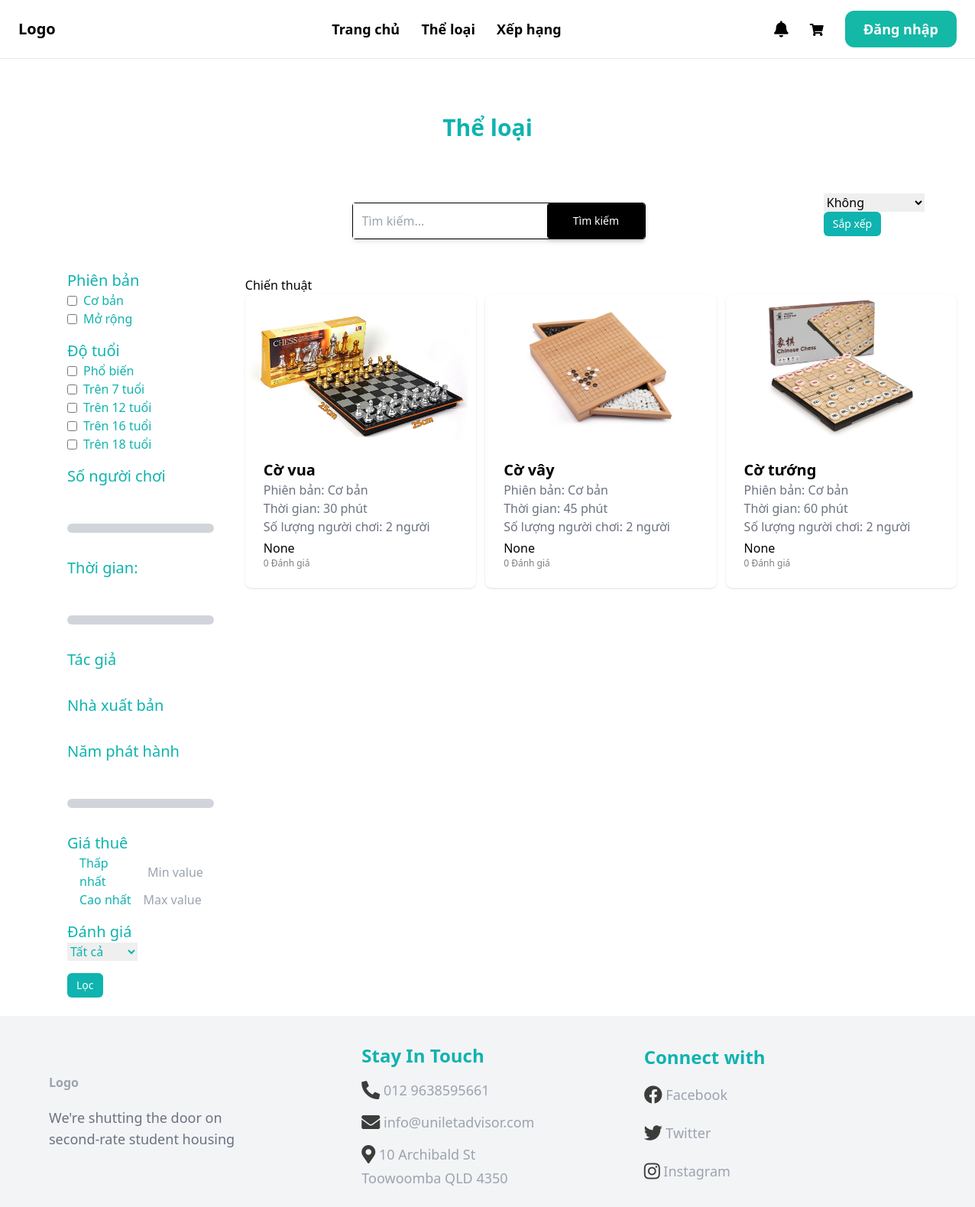
Page /category/cat56/ on the committed database.
### boardgame/models.py (models this page shows, shortened)
class Version(models.Model):
    title = models.CharField(max_length=100, default=None)
    vid = ShortUUIDField(unique=True, primary_key=True, prefix="ver", alphabet='1234567890', length=2, max_length=6)
    description = models.TextField(null=True, blank=True)
    class Meta:
        verbose_name_plural = 'Version'
    def __str__(self):
        return self.title

class Boardgame(models.Model):
    AGE_RATINGS = (
        ('G', 'Phổ biến'),
        ('7+', 'Trên 7 tuổi'),
        ('12+', 'Trên 12 tuổi'),
        ('16+', 'Trên 16 tuổi'),
        ('18+', 'Trên 18 tuổi'),
    )
    STATUS_BG = (
        ('out_of_stock', 'Boardgame này đã hết'),
        ('stocking', 'Boardgame này vẫn còn'),
    )
    bgid = ShortUUIDField(unique=True, primary_key=True, prefix="bg", alphabet='1234567890', length=2, max_length=6)
    user = models.ForeignKey(User, on_delete=models.SET_NULL, null=True)
    date = models.DateTimeField(default=timezone.now)
    category= models.ForeignKey(Category, on_delete=models.SET_NULL, null=True)
    version = models.ForeignKey(Version, on_delete=models.SET_NULL, null=True)
    title = models.CharField(max_length=100)
    image = models.ImageField(upload_to="user_directory_path")
    description = models.TextField(null=True, blank=True, default="This is the boardgame")
    rule = models.TextField(null=True, blank=True, default="This is rule for boardgame")
    age_rating = models.CharField(choices=AGE_RATINGS, max_length=5, default="G")
    people = models.IntegerField()
    play_time = models.IntegerField()
    price = models.DecimalField(max_digits=99999999999999, decimal_places=2)
    author = models.ForeignKey(Author, on_delete=models.SET_NULL, null=True, blank=True)
    producer = models.ForeignKey(Producer, on_delete=models.SET_NULL, null=True, blank=True)
    publication_year = models.IntegerField(default="2000")
    boardgame_status = models.CharField(choices=STATUS_BG, max_length=20, default="out_of_stock")
    in_stock = models.PositiveIntegerField(default=0)
    order = models.PositiveIntegerField(default=0)
    rental = models.PositiveIntegerField(default=0)
    total = models.PositiveIntegerField(default=0)
    class Meta:
        verbose_name_plural = "Boardgame"
    def get_average_rating(self):
        return self.reviews.aggregate(avg_rating=Avg('rating'))['avg_rating']
    @property
    def draw_average_stars(self):
        if (self.get_average_rating()):
            average_stars = int(self.get_average_rating())
            return range(0,average_stars)
    @property
    def draw_non_stars(self):
        if (self.get_average_rating()):
            average_stars = int(self.get_average_rating())
            return range(0,5-average_stars)

### core/views.py (the view)
# urls.py: path('category/<cid>/', views.category_view, name='category'),
def category_view(request, cid):
    category = Category.objects.get(cid=cid)
    boardgames = Boardgame.objects.filter(category=category)
    versions = Version.objects.all()
    age_rating_choices = Boardgame.AGE_RATINGS
    authors = Author.objects.all()
    producers = Producer.objects.all()
    return render(request, 'core/category.html', {
        'category': category,
        'boardgames': boardgames,
        'versions': versions,
        'age_rating_choices':age_rating_choices,
        'authors': authors,
        'producers': producers,
    })

### templates/core/Category.html (shortened to what this page needs)
{% extends 'core/base.html' %}
{% block content %}
<div class="text-center pt-12 text-3xl font-bold text-[#0FB3AF]">Thể loại</div>
<h1 class="text-left pt-6 text-xl font-medium text-[#0FB3AF] px-48 pb-4">{{ category.name }}</h1>
<div class="mt-6 ml-80 w-4/5 flex justify-around items-center">
    <div class="flex justify-center">
        <form action="{% url 'boardgame:search' %}" method="GET">
            <div class="mt-4 flex justify-between flex border border-black w-96 h-12 rounded shadow-md ">
                <input type="text" name="query" placeholder="Tìm kiếm..." class="w-2/3 px-3 focus:outline-none">
                <button type="submit"
                    class="w-1/3 bg-black hover:bg-[#0FB3AFCC] rounded shadow-md px-3 text-sm text-white">
                    Tìm kiếm
                </button>
            </div>
        </form>
    </div>
    <div>
        <form action="{% url 'boardgame:search' %}" method="GET">
            <select name="sort_by" id="sort_by">
                <option value="">Không</option>
            </select>
            <button type="submit"
                class="bg-[#0FB3AF] hover:bg-[#0FB3AFCC] flex justify-center items-center rounded-md px-3 text-sm text-white h-8">
                Sắp xếp
            </button>
        </form>
    </div>
</div>
<div class="grid grid-cols-5 gap-4">
    <div class="mt-10 ml-16">
        <form method="GET" action="{% url 'boardgame:search' %}">
            <div class="grid grid-cols-1 gap-4">
                <div>
                    <div class="text-[#0FB3AF] text-xl font-medium flex items-center ">
                        <label for="version" class="mr-2">Phiên bản</label>
                    </div>
                    {% for version in versions %}
                    <div class="text-[#0FB3AF] text-md font-medium flex items-center">
                        <input type="checkbox" name="version[]" value="{{ version.title }}" id="{{ version.vid }}">
                        <label class="ml-2" for="{{ version.vid }}">{{ version.title }}</label>
                    </div>
                    {% endfor %}
                </div>
                <div>
                    <div class="text-[#0FB3AF] text-xl font-medium flex items-center">
                        <label for="age_rating" class="mr-2">Độ tuổi</label>
                    </div>
                    {% for choice in age_rating_choices %}
                    <div class="text-[#0FB3AF] text-md font-medium flex items-center">
                        <input type="checkbox" name="age_rating" id="age_rating_{{ choice.0 }}" value="{{ choice.0 }}">
                        <label class="ml-2" for="age_rating_{{ choice.0 }}">{{ choice.1 }}</label>
                    </div>
                    {% endfor %}
                </div>
                <div>
                    <div class="text-[#0FB3AF] text-xl font-medium flex items-center">
                        <label for="people">Số người chơi</label>
                    </div>
                    <div id="people_slider" class="w-48 h-3 mt-12 text-sm bg-gray-300 rounded-full"></div>
                </div>
                <div>
                    <div class="mt-4 text-[#0FB3AF] text-xl font-medium flex items-center">
                        <label for="play_time">Thời gian:</label>
                    </div>
                    <div id="play_time_slider" class="w-48 h-3 mt-12 text-sm bg-gray-300 rounded-full"></div>
                </div>
                <div>
                    <div class="mt-4 text-[#0FB3AF] text-xl font-medium flex items-center">
                        <label for="author">Tác giả</label>
                    </div>
                </div>
                <div>
                    <div class="mt-4 text-[#0FB3AF] text-xl font-medium flex items-center">
                        <label for="producer">Nhà xuất bản</label>
                    </div>
                </div>
                <div>
                    <div class="mt-4 text-[#0FB3AF] text-xl font-medium flex items-center">
                        <label for="publication_year">Năm phát hành</label>
                    </div>
                    <div id="publication_year_slider" class="w-48 h-3 mt-12 text-sm bg-gray-300 rounded-full"></div>
                </div>
                <div>
                    <div class="mt-4 text-[#0FB3AF] text-xl font-medium flex items-center">
                        <label for="publication_year">Giá thuê</label>
                    </div>
                    <div class="w-80 ml-4 text-[#0FB3AF] text-md font-medium flex ">
                        <label class="mr-4" for="rental_price_min">Thấp nhất</label>
                        <input type="text" id="rental_price_min" name="rental_price_min" placeholder="Min value" />
                    </div>
                    <div class="w-80 ml-4 text-[#0FB3AF] text-md font-medium flex ">
                        <label class="mr-4" for="rental_price_max">Cao nhất</label>
                        <input type="text" id="rental_price_max" name="rental_price_max" placeholder="Max value" />
                    </div>
                </div>
                <div>
                    <div class="text-[#0FB3AF] text-xl font-medium flex items-center">
                        <label for="rating">Đánh giá</label>
                    </div>
                    <div class="text-[#0FB3AF] text-md font-medium flex items-center">
                        <select name="rating" id="rating">
                            <option value="">Tất cả</option>
                        </select>
                    </div>
                </div>
            </div>
            <button type="submit"
                class="mt-4 bg-[#0FB3AF] hover:bg-[#0FB3AFCC] flex justify-center flex items-center rounded-md px-3 text-sm text-white h-8">
                Lọc
            </button>
        </form>
    </div>
    <div class="mt-12 ml-12 col-span-4">
        {% if boardgames %}
        <h1>Chiến thuật {{ query }}</h1>
        <ul>
            <div class="grid grid-cols-3 gap-3 ">
                {% for boardgame in boardgames %}
                <div class="shadow bg-[#ffffff] rounded-lg">
                    <a href="{% url "boardgame:detail" boardgame.bgid %}" class="boardgame-info">
                        <div>
                            <img src="{{ boardgame.image.url }}"
                                class="rounded-t-lg object-contain max-h-48 w-full transition " sizes="100vw">
                        </div>
                        <div class="p-6 rounded-b-xl bg-white-100">
                            <h2 class="text-xl font-bold">{{ boardgame.title }}</h2>
                            <p class="text-gray-500">Phiên bản: {{ boardgame.version }}</p>
                            <p class="text-gray-500">Thời gian: {{ boardgame.play_time }} phút</p>
                            <p class="text-gray-500">Số lượng người chơi: {{ boardgame.people }} người</p>
                            <div class="flex items-center pt-1">
                                {{boardgame.get_average_rating}}
                            </div>
                            <div class="font-thin text-[#7E7E7E] font-['Open Sans'] text-xs">
                                {{boardgame.reviews.all.count}} Đánh giá
                            </div>
                        </div>
                    </a>
                </div>
                {% endfor %}
            </div>
        </ul>
        {% else %}
        <h1>No results found for "{{ query }}"</h1>
        {% endif %}
    </div>
</div>
{% endblock %}

### rows in the picture
Version: title "Cơ bản"
Version: title "Mở rộng"
Boardgame: image (picture), title "Cờ vua", version "Cơ bản", play_time "30", people "2", get_average_rating "None", reviews.all.count "0"
Boardgame: image (picture), title "Cờ vây", version "Cơ bản", play_time "45", people "2", get_average_rating "None", reviews.all.count "0"
Boardgame: image (picture), title "Cờ tướng", version "Cơ bản", play_time "60", people "2", get_average_rating "None", reviews.all.count "0"

### other values in the picture
{{ choice.1 }} "Phổ biến" "Trên 7 tuổi" "Trên 12 tuổi" "Trên 16 tuổi" "Trên 18 tuổi"
